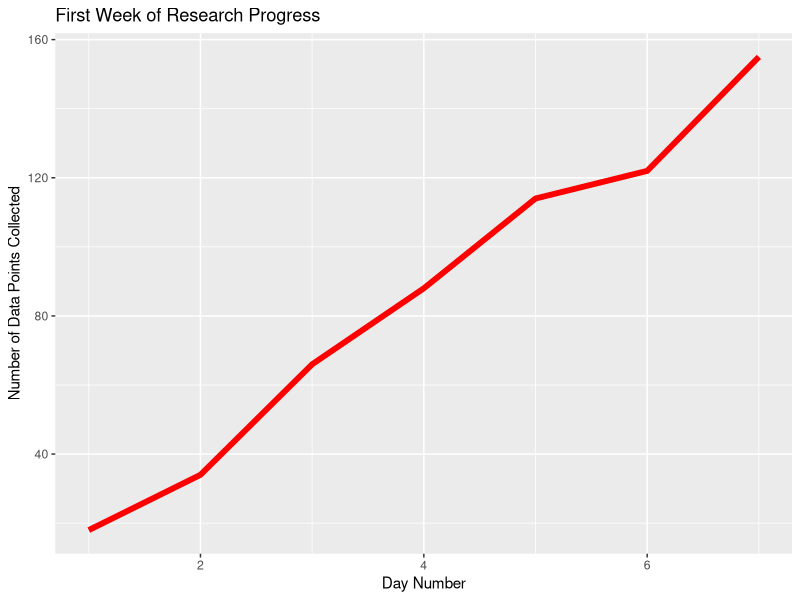

The R source for this figure:
## ---- chunk 1
library(ggplot2)
pracdat <- data.frame(value=c(18,34,66,88,114,122,155), group=c(1,2,3,4,5,6,7))
ggplot(data=pracdat, aes(group,value)) +
  geom_line(color="red", size=2) +
  labs(x="Day Number", y="Number of Data Points Collected", title="First Week of Research Progress")
